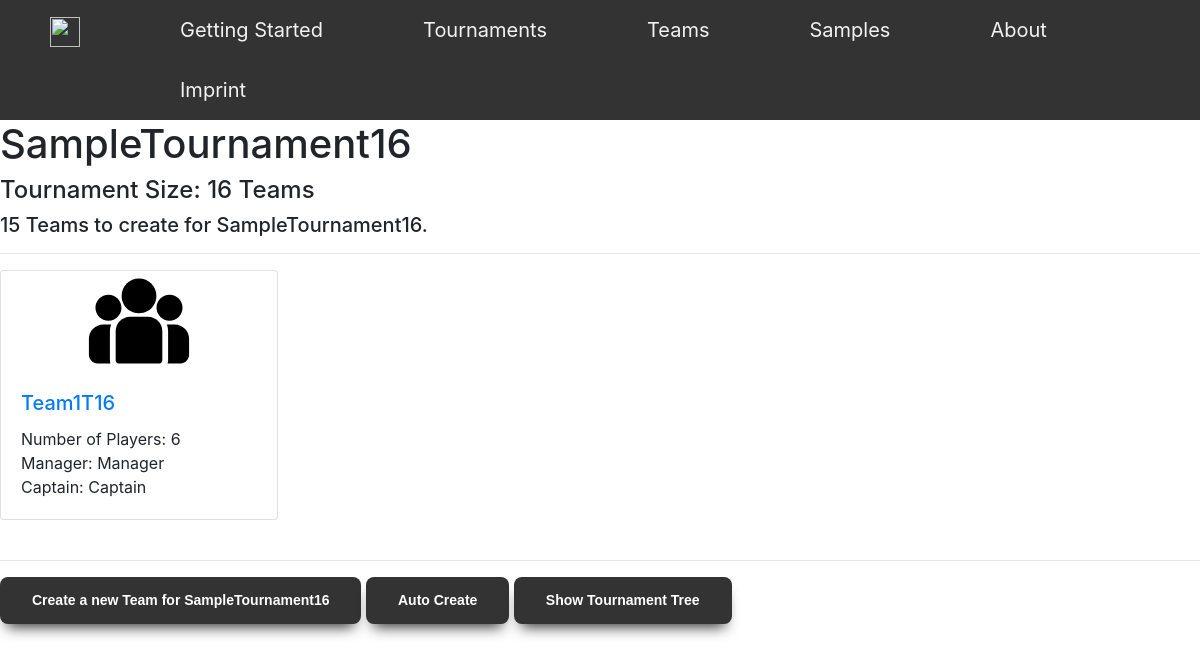
/Tournament/8/, run on an earlier commit of the app's database.
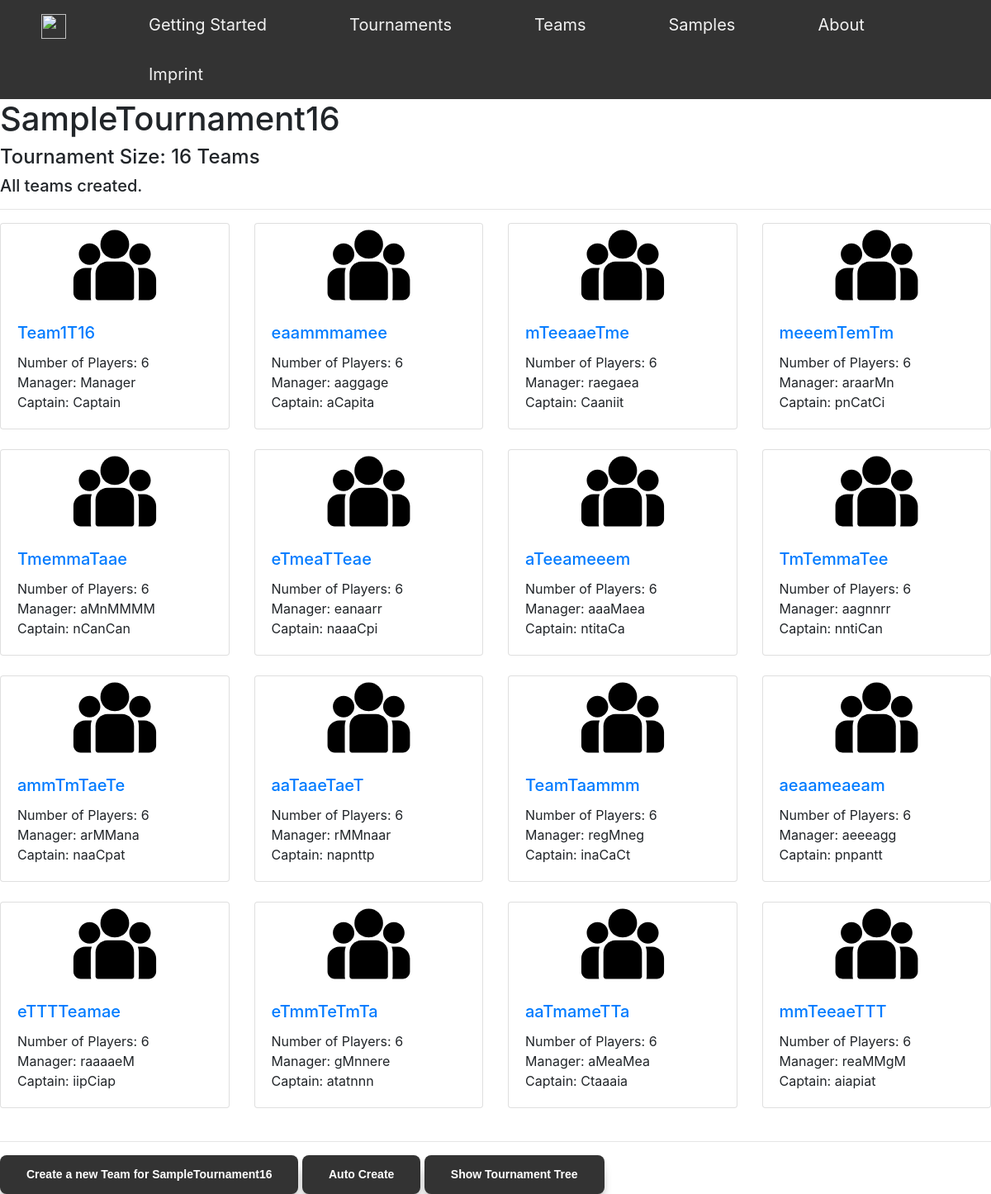
And on a later commit of the database.
### Tournament/models.py (models this page shows, shortened)
class Tournament(models.Model):
    TOURNAMENT_CHOICES = (
        ('8 Teams', '8 Teams'),
        ('16 Teams', '16 Teams'),
        ('32 Teams', '32 Teams'),
    )
    TournamentName = models.CharField(max_length=120)
    TournamentSize = models.CharField(max_length=120, choices=TOURNAMENT_CHOICES, default='Tournamentsize')
    def get_TournamentSize(self):
        if self.TournamentSize == "8 Teams":
            tournamentsize = 8
        elif self.TournamentSize == "16 Teams":
            tournamentsize = 16
        elif self.TournamentSize == "32 Teams":
            tournamentsize = 32
        return tournamentsize

### Team/models.py (models this page shows, shortened)
class Team(models.Model):
    TeamName = models.CharField(max_length=120)
    NrOfPlayer = models.DecimalField(default=6, decimal_places=0, max_digits=2, validators=[MinValueValidator(5), MaxValueValidator(30)])
    Manager = models.CharField(max_length=120, default="")
    Captain = models.CharField(max_length=120, default="")
    Tournament = models.ForeignKey(Tournament, blank=True, null=True, on_delete=models.CASCADE)

### Tournament/views.py (the view)
# urls.py: path('<int:pk>/', (views.TournamentDetailsView.as_view()), name='Details'),
class TournamentDetailsView(View):
    def get(self, request, **kwargs):
        tournament = Tournament.objects.get(pk=kwargs["pk"])
        tournamentsize = Tournament.get_TournamentSize(tournament)
        team = Team.objects.filter(Tournament=tournament)
        remainingteams = tournamentsize - Team.objects.filter(Tournament=tournament).count()
        if remainingteams == 0:
            tournament_complete = True
        else:
            tournament_complete = False
        return render(request, "Tournament/TournamentDetails.html", context={
           "pk": kwargs["pk"],
           "tournament": tournament,
           "team": team,
           "remainingteams": remainingteams,
           "tournament_complete": tournament_complete,
        })

### templates/Tournament/TournamentDetails.html
{% extends 'Base/base_3_content.html' %}
{% load static %}
{% block mainContent %}
    <h1>{{tournament.TournamentName}}</h1>
    <h4>Tournament Size: {{tournament.TournamentSize}}</h4>
    <h5>{% if tournament_complete %}
        All teams created.
    {% else %}
        {{remainingteams}} Teams to create for {{tournament.TournamentName}}.
    {% endif %}</h5>
{% endblock %}
{% block mainContent2 %}
<div class="row row-cols-1 row-cols-md-4">
    {% for obj in team %}
    <div class="col mb-4">
        <div class="card h-10">
          <img src="{% static 'images/group.svg' %}" class="card-img-top" alt="My image" height="100px" width="100px" >
          <div class="card-body">
            <h5 class="card-title"><a href=#> {{ obj.TeamName }}</a></h5>
            <p class="card-text"> Number of Players: {{ obj.NrOfPlayer }}<br>
            Manager: {{ obj.Manager }}<br>
            Captain: {{ obj.Captain }}</p>
          </div>
        </div>
    </div>
    {% endfor %}
</div>
{% endblock %}
{% block mainContent3 %}
    <a href="{% url 'Tournament:CreateTeamForTournament' pk %}" class="StandardBtn">Create a new Team for {{tournament.TournamentName}}</a>
    <a href="{% url 'Tournament:AutoCreate' pk %}" class="StandardBtn AutoCreate">Auto Create</a>
    <a href="{% url 'Tournament:Tree' pk %}" class="StandardBtn">Show Tournament Tree</a>
{% endblock %}

### templates/Base/base_3_content.html (shortened to what this page needs)
<!DOCTYPE html>
<html>
<head>
    {% load static %}
    <link rel="stylesheet" type="text/css" href="{% static '/styles.css' %}">
    <link rel="stylesheet" href="https://stackpath.bootstrapcdn.com/bootstrap/4.4.1/css/bootstrap.min.css">
</head>
<body>
    {% include 'Navigation.html' %}
    {% block mainContent %}{% endblock %}
    <hr>
    {% block mainContent2 %}{% endblock %}
    <hr>
    {% block mainContent3 %}{% endblock %}
</body>
</html>

### templates/Navigation.html
<div class="topnav">
  <a class="image"> <img src="https://i.ibb.co/7vgmZGh/LogoTG.png" width="30" height="30"></a>
  <a href="{% url 'GettingStarted' %}">Getting Started</a>
  <a href="{% url 'Tournament:Overview' %}">Tournaments</a>
  <a href="{% url 'Team:Overview' %}">Teams</a>
  <a href="{% url 'Samples' %}">Samples</a>
  <a href="{% url 'About' %}">About</a>
  <a href="{% url 'Imprint' %}">Imprint</a>
</div>

### static/styles.css (style rules this page uses)
.StandardBtn { box-shadow: 0px 10px 14px -7px #333; background-color:#333; border-radius:8px; display:inline-block; cursor:pointer; color:#ffffff; font-family:Arial; font-size:14px; font-weight:bold; padding:13px 32px; text-decoration:none; text-shadow:0px; }
.topnav { background-color: #333; overflow: hidden; }
.topnav a { float: left; color: #f2f2f2; text-align: center; padding: 15px 50px; text-decoration: none; font-size: 20px; }
.topnav a.image { background-color: #333; color: white; }

What changed in the data, as far as the page shows it:
shown differently, row unchanged: Tournament "SampleTournament16": TournamentName "SampleTournament16" → (not shown)
added Team: TeamName "eaammmamee", NrOfPlayer "6", Manager "aaggage", Captain "aCapita"
added Team: TeamName "mTeeaaeTme", NrOfPlayer "6", Manager "raegaea", Captain "Caaniit"
added Team: TeamName "meeemTemTm", NrOfPlayer "6", Manager "araarMn", Captain "pnCatCi"
added Team: TeamName "TmemmaTaae", NrOfPlayer "6", Manager "aMnMMMM", Captain "nCanCan"
added Team: TeamName "eTmeaTTeae", NrOfPlayer "6", Manager "eanaarr", Captain "naaaCpi"
added Team: TeamName "aTeeameeem", NrOfPlayer "6", Manager "aaaMaea", Captain "ntitaCa"
added Team: TeamName "TmTemmaTee", NrOfPlayer "6", Manager "aagnnrr", Captain "nntiCan"
added Team: TeamName "ammTmTaeTe", NrOfPlayer "6", Manager "arMMana", Captain "naaCpat"
added Team: TeamName "aaTaaeTaeT", NrOfPlayer "6", Manager "rMMnaar", Captain "napnttp"
added Team: TeamName "TeamTaammm", NrOfPlayer "6", Manager "regMneg", Captain "inaCaCt"
added Team: TeamName "aeaameaeam", NrOfPlayer "6", Manager "aeeeagg", Captain "pnpantt"
added Team: TeamName "eTTTTeamae", NrOfPlayer "6", Manager "raaaaeM", Captain "iipCiap"
added Team: TeamName "eTmmTeTmTa", NrOfPlayer "6", Manager "gMnnere", Captain "atatnnn"
added Team: TeamName "aaTmameTTa", NrOfPlayer "6", Manager "aMeaMea", Captain "Ctaaaia"
added Team: TeamName "mmTeeaeTTT", NrOfPlayer "6", Manager "reaMMgM", Captain "aiapiat"
Also different on the page:
{{ remainingteams }}: "15" → (not shown)
text no longer shown: "Teams to create for ."
text now shown: "All teams created."
